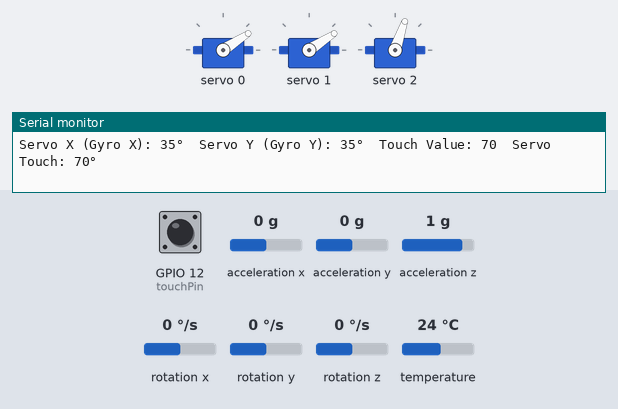
Simulated run of this sketch. Board: ESP32. Parts: 3 × servo, the last lines printed to the serial monitor. The inputs (shaded band) are chosen by the test bench; at power-on: GPIO 12 (touchPin) HIGH, rotation x 0 °/s, rotation y 0 °/s, acceleration x 0 g, acceleration y 0 g, acceleration z 1 g, rotation z 0 °/s, temperature 24 °C.

Above: at 1.2 s.
1.3 s: GPIO 12 (touchPin) pulled LOW for 0.15 s
At 2.0 s:
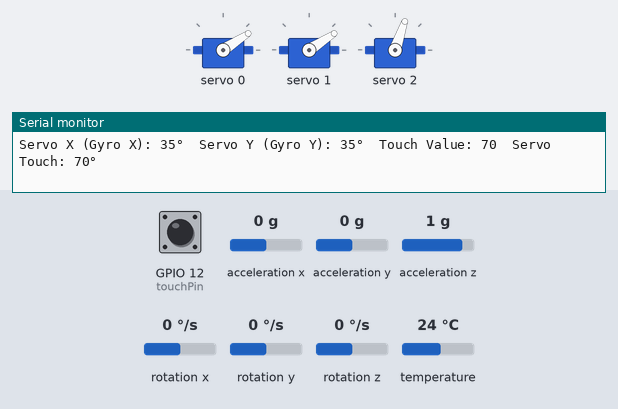
2.9 s: rotation x set to -192 °/s
At 3.6 s:
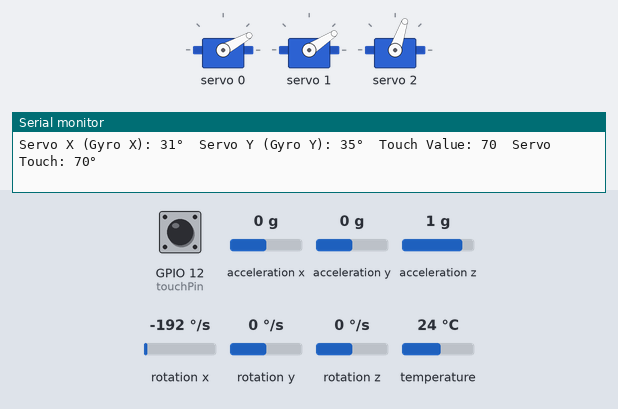
4.4 s: rotation y set to -192 °/s
At 5.1 s:
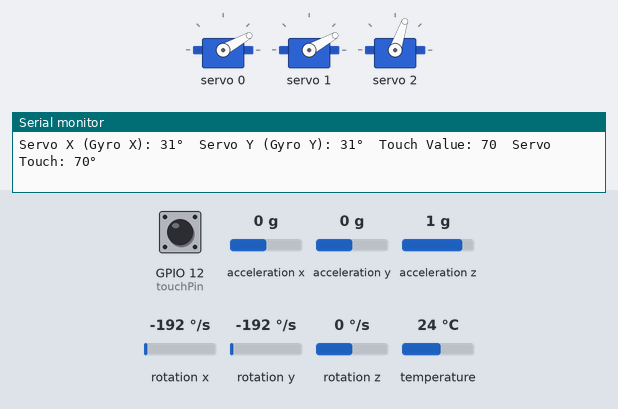
5.9 s: GPIO 12 (touchPin) pulled LOW for 1 s
At 6.6 s:
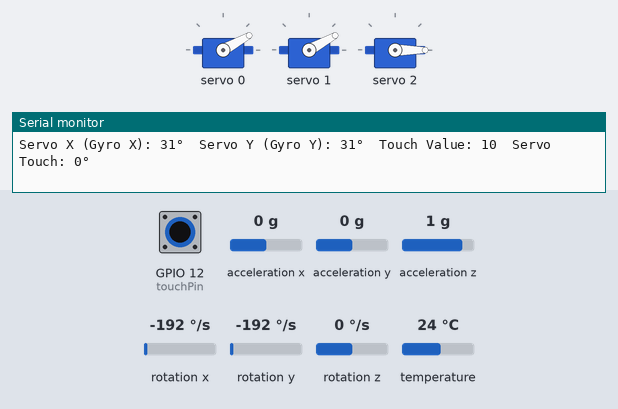
8.4 s: GPIO 12 (touchPin) pulled LOW for 3.2 s
At 11.9 s:
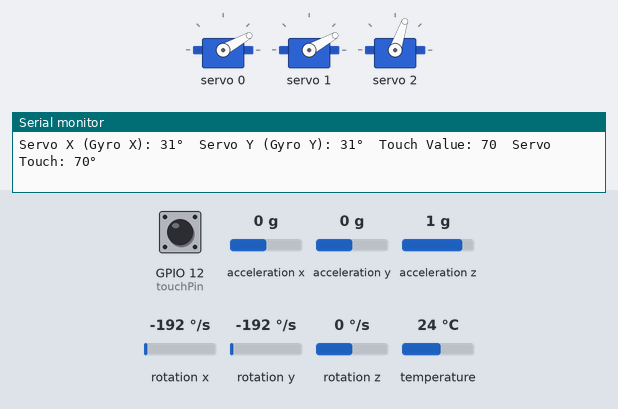
Timing chart, 0 to 13.4 s (numbered marks = the images above; inputs shaded):
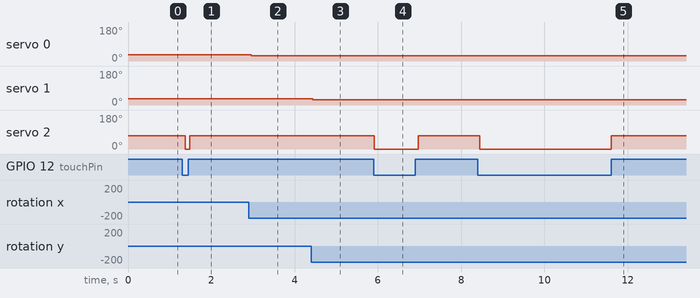

Measured:
- after the input at 1.3 s, servo 2: 71° → 0° after 0.08 s, → 71° 0.11 s later
- after the input at 2.9 s, servo 0: 33° → 29° after 0.06 s
- after the input at 4.4 s, servo 1: 33° → 29° at once
- after the input at 5.9 s, servo 2: 71° → 0° at once, → 71° 1.1 s later
- after the input at 8.4 s, servo 2: 71° → 0° at once, → 71° 3.2 s later

The sketch:

Robotic_Arm.ino
```cpp
#include <Wire.h>
#include <Adafruit_MPU6050.h>
#include <Adafruit_Sensor.h>
#include <Adafruit_PWMServoDriver.h>

// MPU6050 and PCA9685 objects
Adafruit_MPU6050 mpu;
Adafruit_PWMServoDriver pwm = Adafruit_PWMServoDriver();  // I2C default address 0x40

// Servo channel assignments
#define SERVO_X_CHANNEL     0
#define SERVO_Y_CHANNEL     1
#define SERVO_TOUCH_CHANNEL 2

// Capacitive touch sensor
const int touchPin = T5;         // GPIO 12 (Touch pin)
const int touchThreshold = 30;   // You may need to tune this based on your sensor

// Servo pulse parameters
#define SERVO_MIN_PULSE  500     // microseconds
#define SERVO_MAX_PULSE  2500    // microseconds
#define SERVO_FREQ       50      // Hz

// Convert angle (0-180) to PCA9685 pulse
uint16_t angleToPulse(int angle) {
  int pulseLength = map(angle, 0, 180, SERVO_MIN_PULSE, SERVO_MAX_PULSE);
  return (uint16_t)(pulseLength * 4096 / 20000);  // Convert to PCA9685 scale
}

void setup() {
  Serial.begin(115200);

  // Initialize I2C with custom SDA/SCL for ESP32
  Wire.begin(21, 22);  // SDA = GPIO 21, SCL = GPIO 22

  // Initialize MPU6050
  if (!mpu.begin()) {
    Serial.println("Failed to find MPU6050 chip");
    while (1) delay(10);
  }
  Serial.println("MPU6050 initialized");

  // Initialize PCA9685 servo driver
  pwm.begin();
  pwm.setPWMFreq(SERVO_FREQ);

  // Set initial servo positions
  pwm.setPWM(SERVO_X_CHANNEL, 0, angleToPulse(0));
  pwm.setPWM(SERVO_Y_CHANNEL, 0, angleToPulse(0));
  pwm.setPWM(SERVO_TOUCH_CHANNEL, 0, angleToPulse(70));
}

void loop() {
  // Read sensor data from MPU6050
  sensors_event_t a, g, temp;
  mpu.getEvent(&a, &g, &temp);

  // Map gyro values to servo angles (scaled down)
  int angleX = map((int)(g.gyro.x * 1000), -30000, 30000, 0, 70);
  int angleY = map((int)(g.gyro.y * 1000), -30000, 30000, 0, 70);
  angleX = constrain(angleX, 0, 70);
  angleY = constrain(angleY, 0, 70);

  // Update servo positions
  pwm.setPWM(SERVO_X_CHANNEL, 0, angleToPulse(angleX));
  pwm.setPWM(SERVO_Y_CHANNEL, 0, angleToPulse(angleY));

  // Read capacitive touch sensor
  int touchValue = touchRead(touchPin);
  int touchAngle = (touchValue < touchThreshold) ? 0 : 70;
  pwm.setPWM(SERVO_TOUCH_CHANNEL, 0, angleToPulse(touchAngle));

  // Debug output to Serial Monitor
  Serial.print("Servo X (Gyro X): ");
  Serial.print(angleX);
  Serial.print("°\t");

  Serial.print("Servo Y (Gyro Y): ");
  Serial.print(angleY);
  Serial.print("°\t");

  Serial.print("Touch Value: ");
  Serial.print(touchValue);
  Serial.print("\t");

  Serial.print("Servo Touch: ");
  Serial.print(touchAngle);
  Serial.println("°");

  delay(100);
}
```
